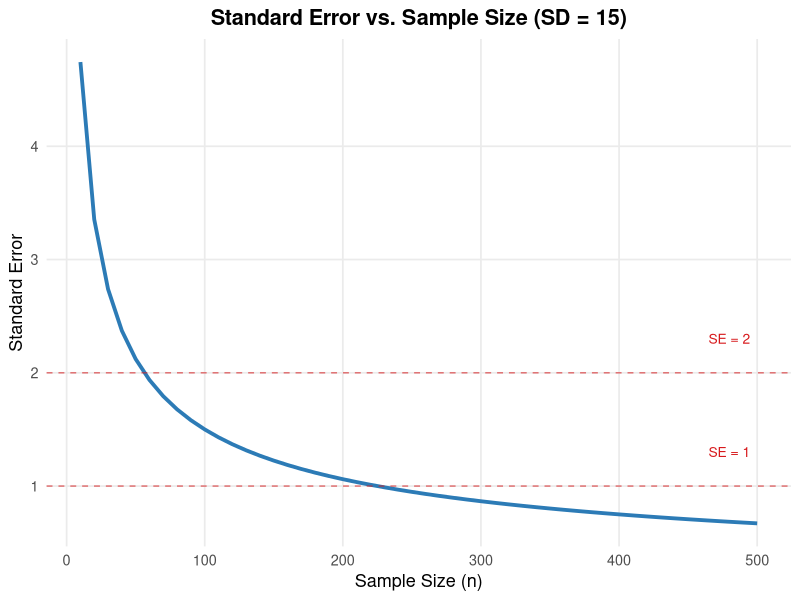
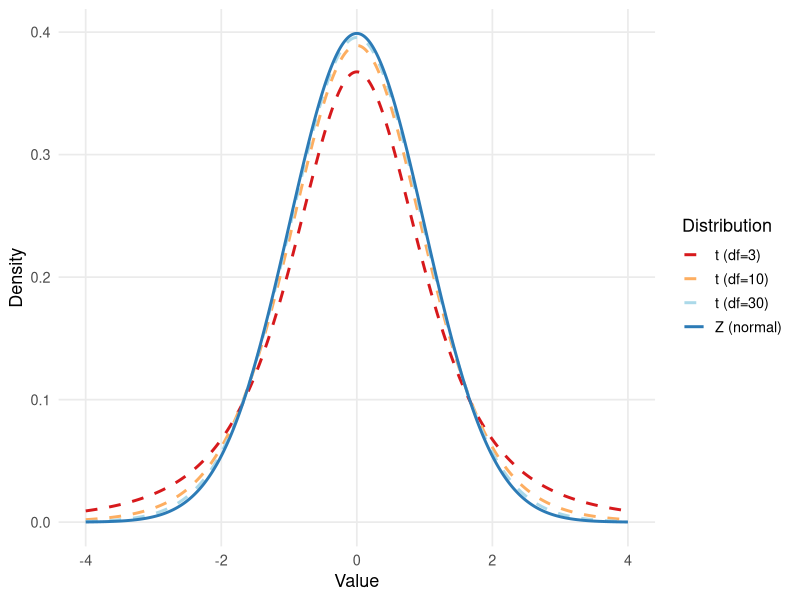
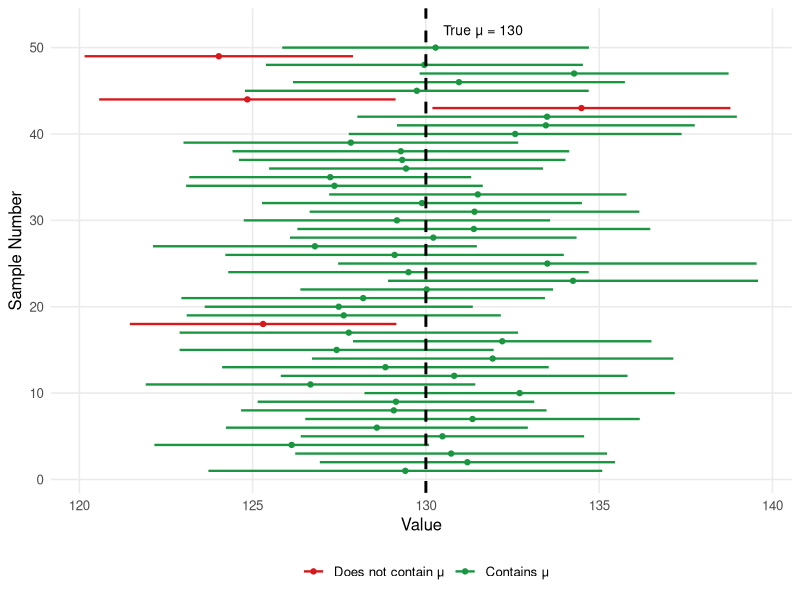

The R source for these figures, in order:
## ---- chunk 1
#| label: setup
#| include: false

library(ggplot2)
library(knitr)
library(kableExtra)
library(patchwork)
## ---- chunk 2
#| label: fig-se
#| fig-cap: "As sample size increases, the standard error decreases and estimates become more precise"
#| fig-align: center
#| fig-height: 3.5
#| fig-width: 6

n_vals <- seq(10, 500, by = 10)
se_vals <- 15 / sqrt(n_vals)   # SD = 15, typical for SBP

df_se <- data.frame(n = n_vals, se = se_vals)

ggplot(df_se, aes(x = n, y = se)) +
  geom_line(color = "#2c7bb6", linewidth = 1.3) +
  geom_hline(yintercept = c(1, 2), linetype = "dashed",
             color = "#d7191c", alpha = 0.6) +
  annotate("text", x = 480, y = 2.3, label = "SE = 2", color = "#d7191c", size = 3.5) +
  annotate("text", x = 480, y = 1.3, label = "SE = 1", color = "#d7191c", size = 3.5) +
  labs(x = "Sample Size (n)", y = "Standard Error",
       title = "Standard Error vs. Sample Size (SD = 15)") +
  theme_minimal(base_size = 13) +
  theme(panel.grid.minor = element_blank(),
        plot.title = element_text(hjust = 0.5, face = "bold"))
## ---- chunk 3
#| label: tbl-z-critical
#| tbl-cap: "Critical Values for Common Confidence Levels"

crit <- data.frame(
  `Confidence Level` = c("90%", "95%", "99%"),
  `α` = c("0.10", "0.05", "0.01"),
  `α/2` = c("0.05", "0.025", "0.005"),
  `z(α/2)` = c("1.645", "1.960", "2.576")
)

kable(crit,
      col.names = c("Confidence Level", "α", "α/2", "z(α/2)"),
      align = c("c","c","c","c")) |>
  kable_styling(bootstrap_options = c("striped","hover","bordered"),
                full_width = FALSE, font_size = 13) |>
  column_spec(1, bold = TRUE, color = "#2c7bb6") |>
  row_spec(2, background = "#eaf4fb")
## ---- chunk 4
#| label: fig-t-dist
#| fig-cap: "t-distributions with different degrees of freedom compared to Z"
#| fig-align: center
#| fig-height: 4
#| fig-width: 7

x <- seq(-4, 4, length = 500)
df_plot <- data.frame(
  x = rep(x, 4),
  y = c(dnorm(x),
        dt(x, df = 3),
        dt(x, df = 10),
        dt(x, df = 30)),
  dist = rep(c("Z (normal)", "t (df=3)", "t (df=10)", "t (df=30)"), each = 500)
)

df_plot$dist <- factor(df_plot$dist,
                       levels = c("t (df=3)","t (df=10)","t (df=30)","Z (normal)"))

ggplot(df_plot, aes(x = x, y = y, color = dist, linetype = dist)) +
  geom_line(linewidth = 1) +
  scale_color_manual(values = c("#d7191c","#fdae61","#abd9e9","#2c7bb6")) +
  scale_linetype_manual(values = c("dashed","dashed","dashed","solid")) +
  labs(x = "Value", y = "Density", color = "Distribution", linetype = "Distribution") +
  theme_minimal(base_size = 13) +
  theme(legend.position = "right",
        panel.grid.minor = element_blank())
## ---- chunk 5
#| label: tbl-t-critical
#| tbl-cap: "Selected t Critical Values (95% CI, two-tailed: α/2 = 0.025)"

df_vals <- c(5, 10, 15, 20, 25, 30, 40, 60, 120, Inf)
t_vals  <- qt(0.975, df = df_vals)
t_vals[length(t_vals)] <- 1.960

t_tab <- data.frame(
  df = c(as.character(df_vals[-length(df_vals)]), "∞ (Z)"),
  t  = round(t_vals, 3)
)

kable(t_tab, col.names = c("Degrees of Freedom (df = n−1)", "t(0.025, df)"),
      align = c("c","c")) |>
  kable_styling(bootstrap_options = c("striped","hover","bordered"),
                full_width = FALSE, font_size = 13) |>
  column_spec(1, bold = TRUE, color = "#2c7bb6") |>
  row_spec(10, background = "#eaf4fb", bold = TRUE)
## ---- chunk 6
#| label: fig-ci-simulation
#| fig-cap: "Simulation: 50 confidence intervals from repeated samples. Green intervals contain the true mean (μ = 130); red ones do not."
#| fig-align: center
#| fig-height: 6
#| fig-width: 7

set.seed(42)
true_mu <- 130
sigma    <- 15
n        <- 40
n_sims   <- 50

sims <- replicate(n_sims, {
  x    <- rnorm(n, mean = true_mu, sd = sigma)
  xbar <- mean(x)
  se   <- sd(x) / sqrt(n)
  c(xbar, xbar - 1.96*se, xbar + 1.96*se)
})

ci_df <- data.frame(
  sim   = 1:n_sims,
  mean  = sims[1,],
  lower = sims[2,],
  upper = sims[3,],
  contains = sims[2,] <= true_mu & sims[3,] >= true_mu
)

ggplot(ci_df, aes(y = sim, color = contains)) +
  geom_segment(aes(x = lower, xend = upper, yend = sim), linewidth = 0.8) +
  geom_point(aes(x = mean), size = 1.5) +
  geom_vline(xintercept = true_mu, color = "black",
             linetype = "dashed", linewidth = 1) +
  scale_color_manual(values = c("TRUE" = "#1a9641", "FALSE" = "#d7191c"),
                     labels = c("TRUE" = "Contains μ", "FALSE" = "Does not contain μ"),
                     name = "") +
  annotate("text", x = true_mu + 0.5, y = 52,
           label = "True μ = 130", hjust = 0, size = 3.5) +
  labs(x = "Value", y = "Sample Number") +
  theme_minimal(base_size = 12) +
  theme(legend.position = "bottom",
        panel.grid.minor = element_blank())
## ---- chunk 7
#| label: tbl-ci-width
#| tbl-cap: "Effect of Sample Size on CI Width (x̄ = 105.4, s = 18.6, 95% CI)"

ns   <- c(36, 100, 400)
se   <- 18.6 / sqrt(ns)
z    <- 1.96
me   <- z * se
lo   <- 105.4 - me
hi   <- 105.4 + me
wid  <- hi - lo

ci_tab <- data.frame(
  n     = ns,
  SE    = round(se, 3),
  ME    = round(me, 3),
  Lower = round(lo, 2),
  Upper = round(hi, 2),
  Width = round(wid, 2)
)

kable(ci_tab,
      col.names = c("n", "SE", "Margin of Error",
                    "Lower Bound", "Upper Bound", "CI Width"),
      align = rep("c", 6)) |>
  kable_styling(bootstrap_options = c("striped","hover","bordered"),
                full_width = FALSE, font_size = 13) |>
  column_spec(1, bold = TRUE, color = "#2c7bb6") |>
  column_spec(6, bold = TRUE)
